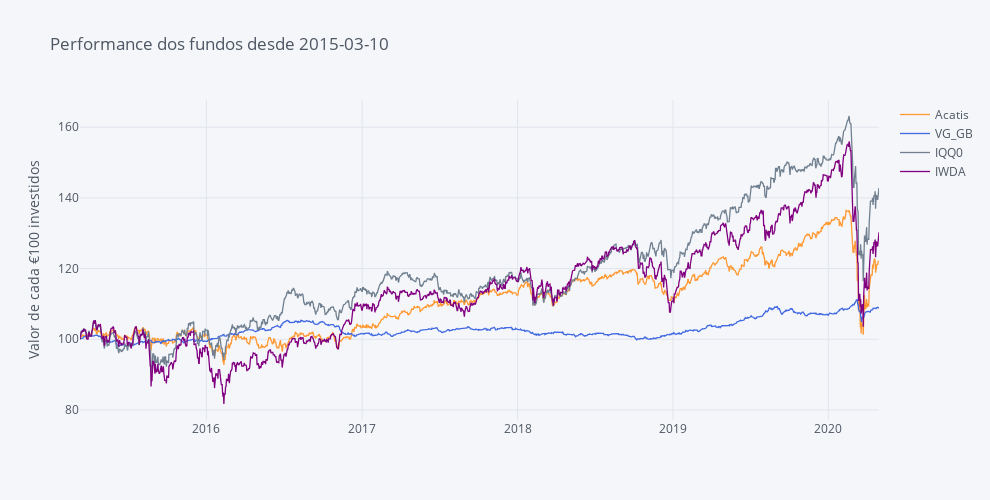

The notebook cell this image was saved under:
### Markdown cell above
**Dica:** A interactividade dos gráficos da plotly permite:

    . Zoom (mantenham o clique e arrastem o cursor em simultâneo, em cima do gráfico);
    . Tem uma lista de opções que aparece se forem com o cursor ao canto superior direito;
    . Façam duplo clique no gráfico ou seleccionem a opção Autoscale/Reset Axes para voltar ao normal;
    . Alterem a opção de 'Compare data on hoover' para 'Show closest data on hoover' se vos for mais conveniente;
    . Se clicarem num nome na legenda esse fundo desaparece (clicando de novo ele volta a apetecer).

### Code cell
# Making Color Palette
Palette = ['rgb(255, 153, 51)',     # 1 - orange
            'royalblue',            # 2 - Royalblue
            '#708090',              # 3 - Grey
            'rgb(128, 0, 128)',     # 4 - Indigo
            'rgb(219, 64, 82)',     # 5 - Red
            'rgb(0, 128, 128)',     # 6 - Teal
            '#191970',              # 7 - Navy
            'rgb(128, 128, 0)',     # 8 - Olive
            '#00BFFF',              # 9 - Water Blue
            'rgb(128, 177, 211)']   # 10 - 

fundos.iplot(title='Performance dos fundos desde ' + Begin, yTitle='Valor de cada €100 investidos', color=Palette, dimensions=fa.dimensions)

### Figure 1 — Plotly figure (JSON) as saved in the notebook; plotly's stock layout.template omitted (floating-point values rounded to 4 significant figures; data arrays with more than 128 entries replaced by an {"elided": "..."} marker saying what was removed)
{"data": [{"line": {"color": "rgba(255, 153, 51, 1.0)", "dash": "solid", "shape": "linear", "width": 1.3}, "mode": "lines", "name": "Acatis", "text": "", "type": "scatter", "x": {"elided": "2034 str values"}, "y": {"elided": "2034 float values"}}, {"line": {"color": "rgba(65, 105, 225, 1.0)", "dash": "solid", "shape": "linear", "width": 1.3}, "mode": "lines", "name": "VG_GB", "text": "", "type": "scatter", "x": {"elided": "2034 str values"}, "y": {"elided": "2034 float values"}}, {"line": {"color": "rgba(112, 128, 144, 1.0)", "dash": "solid", "shape": "linear", "width": 1.3}, "mode": "lines", "name": "IQQ0", "text": "", "type": "scatter", "x": {"elided": "2034 str values"}, "y": {"elided": "2034 float values"}}, {"line": {"color": "rgba(128, 0, 128, 1.0)", "dash": "solid", "shape": "linear", "width": 1.3}, "mode": "lines", "name": "IWDA", "text": "", "type": "scatter", "x": {"elided": "2034 str values"}, "y": {"elided": "2034 float values"}}], "layout": {"height": 500, "legend": {"bgcolor": "#F5F6F9", "font": {"color": "#4D5663"}}, "paper_bgcolor": "#F5F6F9", "plot_bgcolor": "#F5F6F9", "title": {"font": {"color": "#4D5663"}, "text": "Performance dos fundos desde 2015-03-10"}, "width": 990, "xaxis": {"autorange": true, "gridcolor": "#E1E5ED", "range": ["2015-03-10", "2020-04-29"], "showgrid": true, "tickfont": {"color": "#4D5663"}, "title": {"font": {"color": "#4D5663"}, "text": ""}, "type": "date", "zerolinecolor": "#E1E5ED"}, "yaxis": {"autorange": true, "gridcolor": "#E1E5ED", "range": [77.16, 167.7], "showgrid": true, "tickfont": {"color": "#4D5663"}, "title": {"font": {"color": "#4D5663"}, "text": "Valor de cada €100 investidos"}, "type": "linear", "zerolinecolor": "#E1E5ED"}}}
